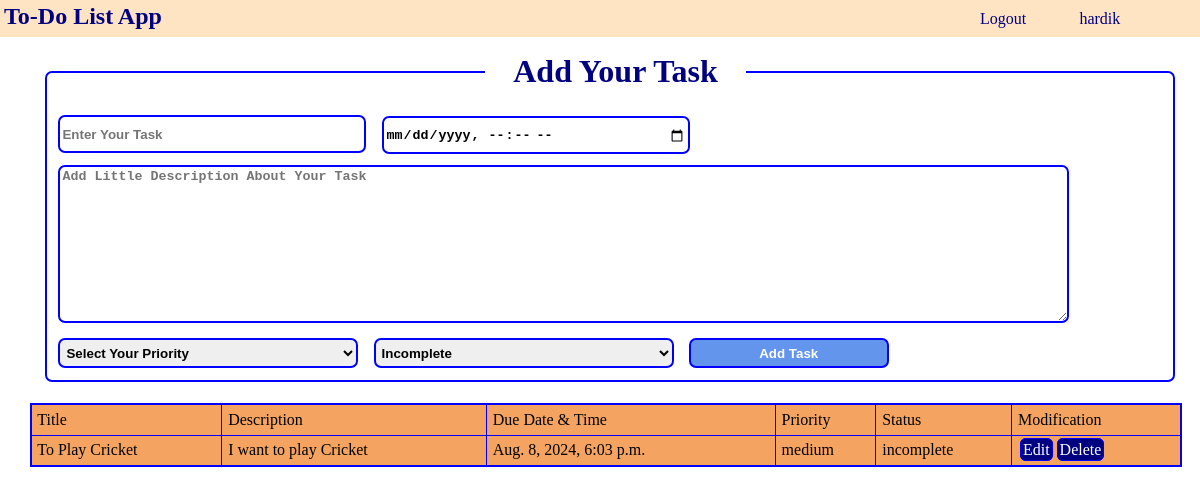
/todolistapp/todolistapp (signed in), run on the app's committed database.
### web/models.py (models this page shows)
class ToDo(models.Model):
    user = models.ForeignKey(User, on_delete = models.CASCADE,default=1)
    title = models.CharField(max_length = 200)
    description = models.TextField(blank=True, null=True)
    datetime = models.DateTimeField()
    priority = models.CharField(max_length = 50, choices = [('high', 'High'), ('medium', 'Medium'), ('low', 'Low')], default = 'medium')
    status = models.CharField(max_length = 50, choices = [('incomplete', 'Incomplete'), ('complete', 'Complete')], default = 'incomplete')

### web/views.py (the view, shortened to what this page needs)
# urls.py: path('todolistapp', views.index, name='index'),
@login_required(login_url = 'loginuser')
def index(request):
    return render(request, 'index.html', {'task' : ToDo.objects.filter(user = request.user),'name':request.user.username})

### web/templates/index.html (shortened to what this page needs)
{%extends 'layout.html'%}
{%block body%}
<nav>
    <h1><a href='/todolistapp/home'>To-Do List App</a></h1>
    <ul>
        <li><a href='/todolistapp/logout'>Logout</a></li>
        <li>{{name}}</li>
    </ul>
</nav>
 <form method="post">
        <fieldset>
            <legend><h1>Add Your Task</h1></legend>
        <input type="text" name="task" placeholder="Enter Your Task" required/>
        <input type="datetime-local" name="datetime" placeholder="Add Due Date & Time" required/><br/>
        <textarea name="description" placeholder="Add Little Description About Your Task" required></textarea>
        <select name="priority" required>
            <option value="select">Select Your Priority</option>
        </select>
        <select name="status" required>
            <option value="incomplete">Incomplete</option>
        </select>
        <input type="submit" value="Add Task"/>
    </fieldset>
    </form>
    <table border='1'>
        <tr>
            <td>Title</td>
            <td>Description</td>
            <td>Due Date & Time</td>
            <td>Priority</td>
            <td>Status</td>
            <td>Modification</td>
        </tr>
        {% for item in task%}
        <tr>
            <td>{{item.title}}</td>
            <td>{{item.description}}</td>
            <td>{{item.datetime}}</td>
            <td>{{item.priority}}</td>
            <td>{{item.status}}</td>
            <td><a href={% url 'edit' item.id%}> Edit</a><a href={% url 'delete' item.id%}>Delete</a></td>
        </tr>
        {%endfor%}
    </table>
{% endblock body %}

### static/style.css (style rules this page uses)
input, select { width: 300px; height: 30px; border-radius: 7px; font-weight: 600; padding: 2px; border: 2px solid blue; }
h1 { color: navy; }
* { padding: 0.5%; margin: 0.5%; }
form { width: 99%; padding: 10px; }
legend { text-align: center; width: 250px; }
fieldset { border: 2px solid blue; border-radius: 7px; }
textarea { width: 90%; height: 150px; border-radius: 7px; font-weight: 600; padding: 2px; border: 2px solid blue; }
input[type='submit'] { background-color: cornflowerblue; color: white; width: 200px; height: 30px; }
table { width:100%; border:2px solid blue; border-collapse:collapse; padding:2px; background-color:sandybrown; font-weight:600px; }
a { text-decoration:none; background-color: navy; color: white; border:1px solid blue; padding:2px; margin:2px; height: 30px; border-radius:6px; }
nav { padding:0; margin:0; top:0; left:0; width:100%; background-color:bisque; position:fixed; }
nav>h1 { display:inline; color:navy; padding:0; margin:0; }
nav>h1>a { background-color:transparent; color:navy; border:none; }
nav>ul { display:inline-flex; width:80%; justify-content:flex-end; gap:30px; padding:0; margin:0; font-size:16px; list-style:none; color:navy; }
nav>ul>li>a { background-color:transparent; color:navy; border:none; }

### data on the page
ToDo: title "To Play Cricket", description "I want to play Cricket", datetime "Aug. 8, 2024, 6:03 p.m.", priority "medium", status "incomplete"

### other printed values
{{ name }} "hardik"
